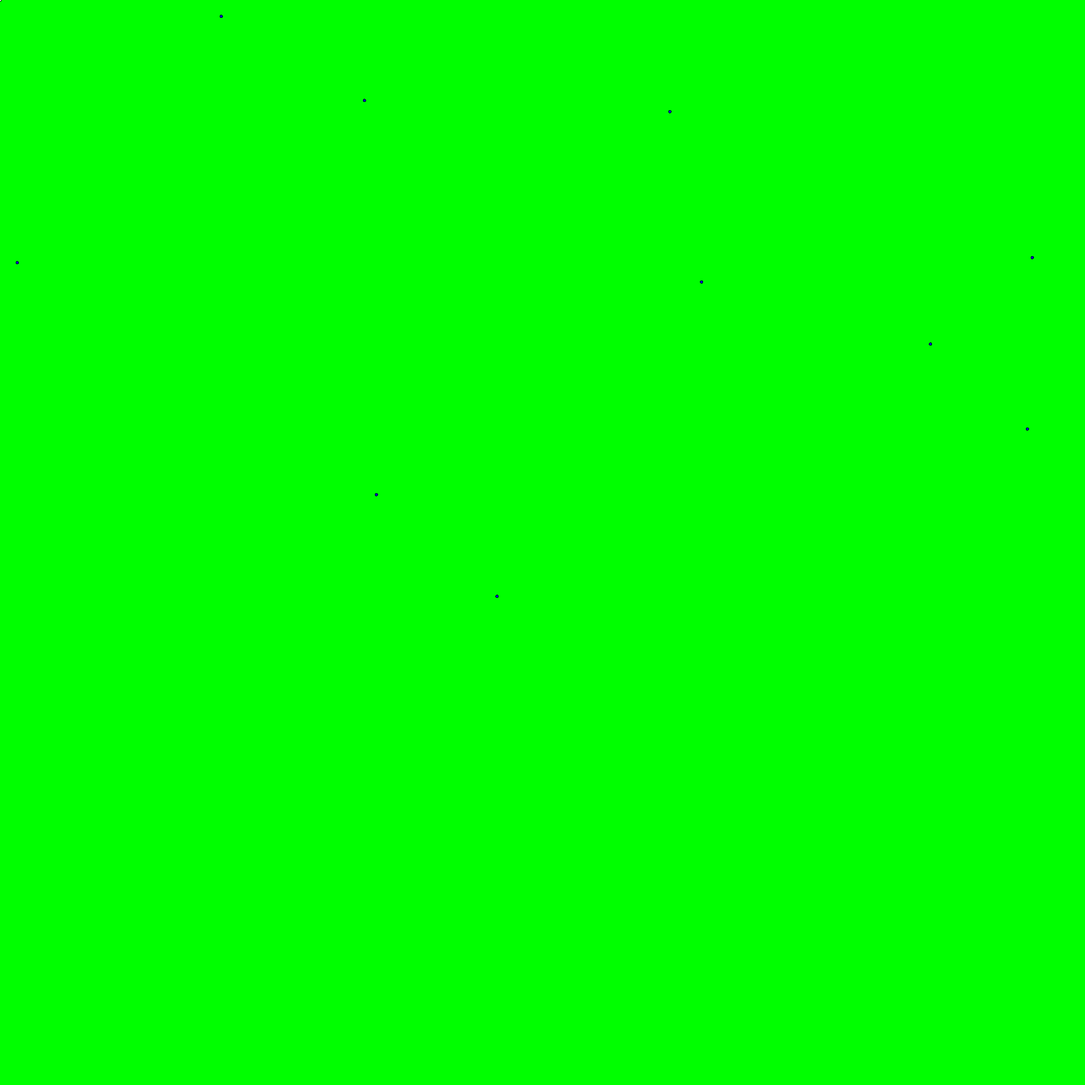
Frame 1 (no input)
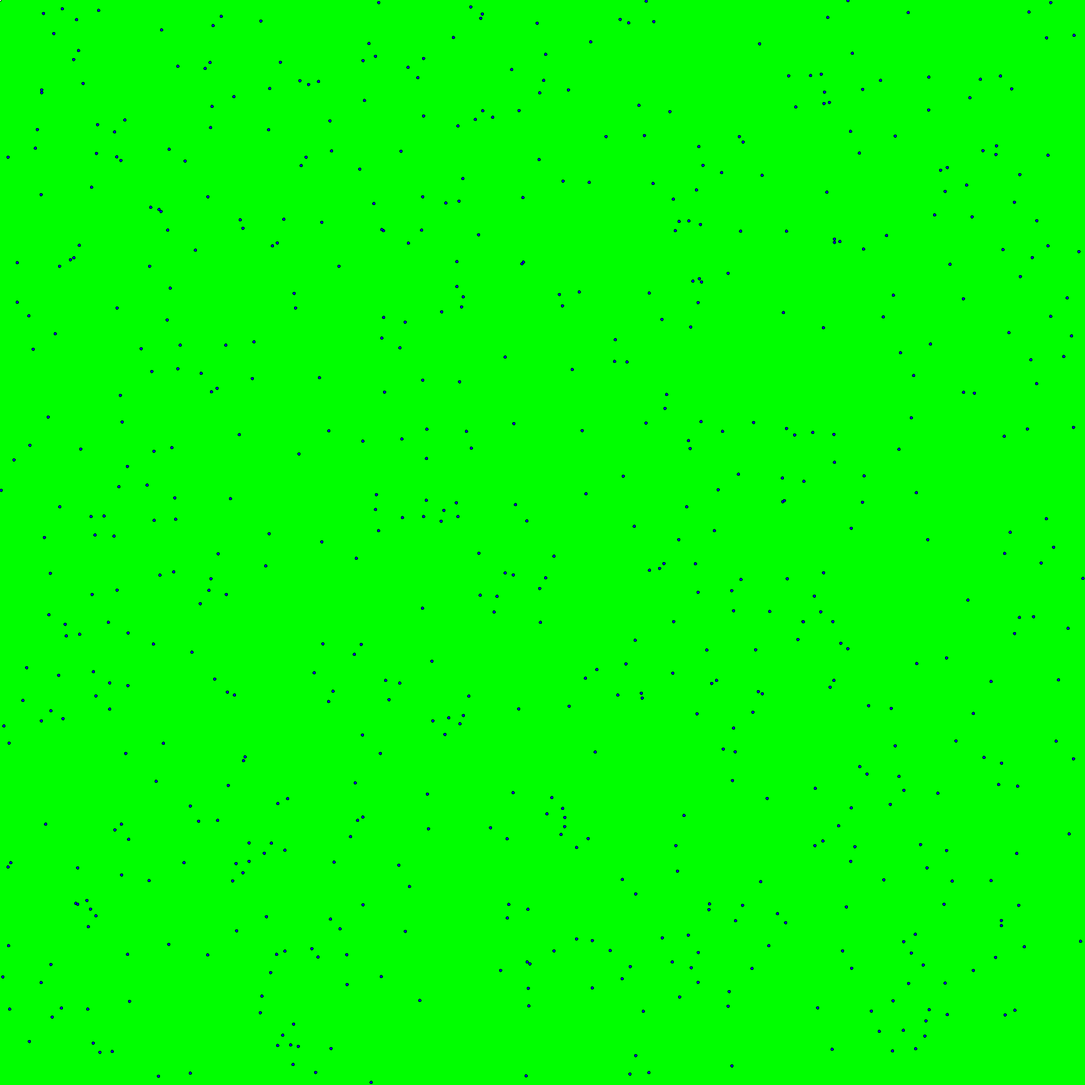
Frame 60 (the mouse pressed at the canvas centre just before this capture)
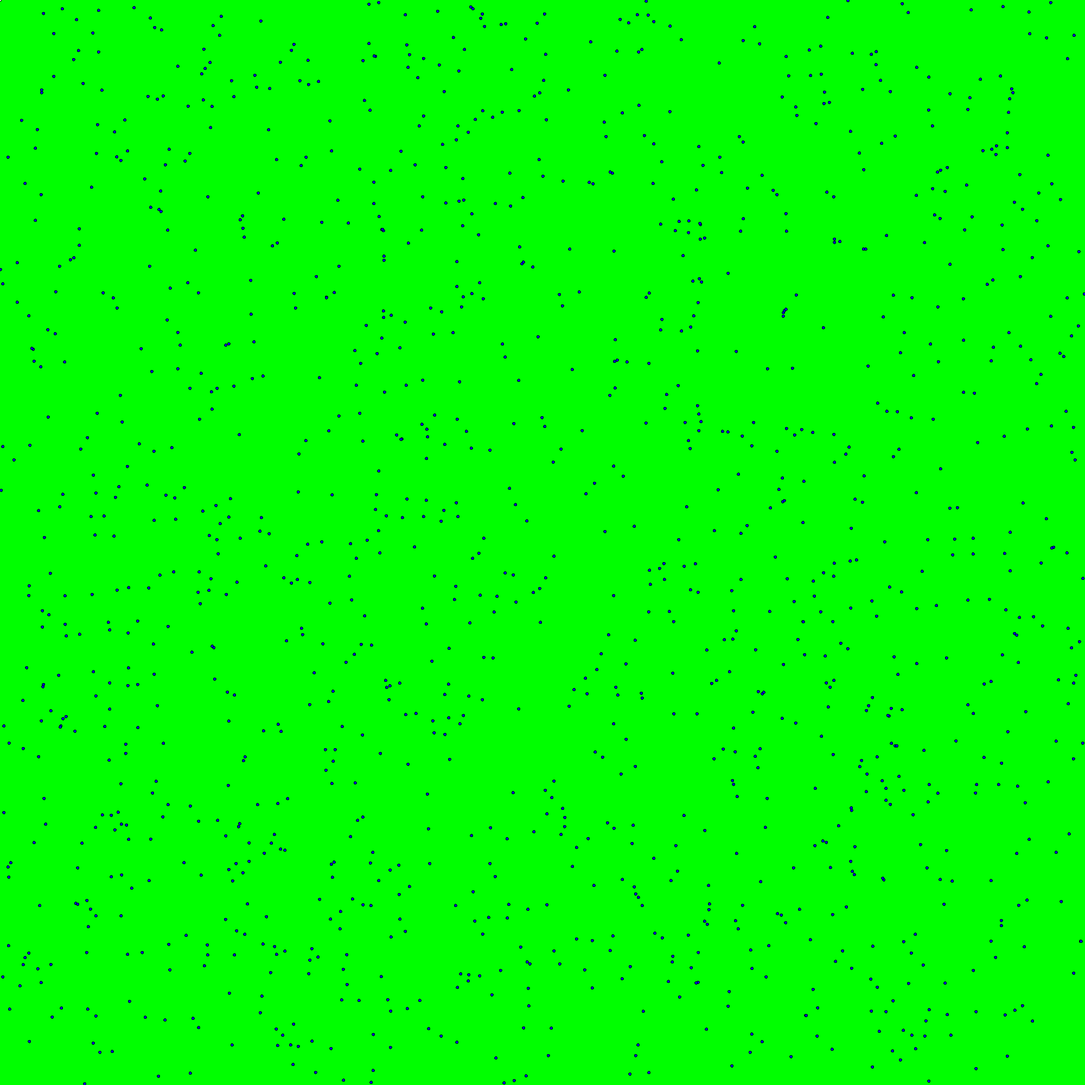
Frame 120 (the mouse held since frame 60 and released just before this capture)

The Processing sketch that drew these frames (run headless with seeded random() and noise(); from frame 60 on, the mouse is pressed at the canvas centre):

// Processing sketch: sketch_161113a
// ── sketch_161113a.pde
float ellipseX=0;
float ellipseY=0;
void setup(){
  size(2000, 2000);
  background(0,255, 0);
}
void draw(){
  for(int i=0;i<=10;i++){
  ellipse(ellipseX,ellipseY,5,5);
 fill(0, 0, 255) ;
   ellipseX=random(2000);
   ellipseY=random(2000);
   
  }
}
float frequency = .001;
float noiseInterval = PI; 


void makeMagical() {
  fill( 0, 0, 0, 10 );rect(0, 0, width, height);noStroke();
}


float getWormX(int i) {
  return map(noise(i*noiseInterval + frameCount * frequency), 0, 1, 0, width);
}


float getWormY(int i) {
  return map(noise(i*noiseInterval+1 + frameCount * frequency), 0, 1, 0, height);
}
